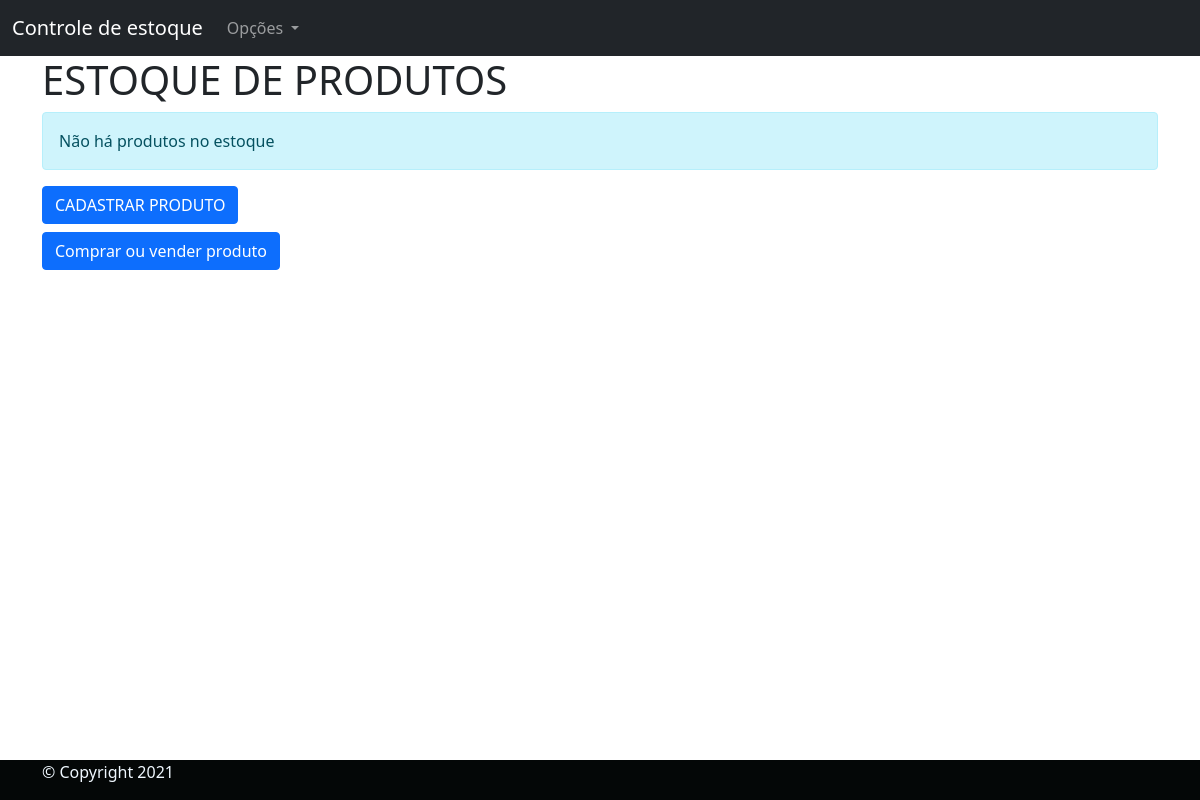
The app's page /Listar-produto/, older data.
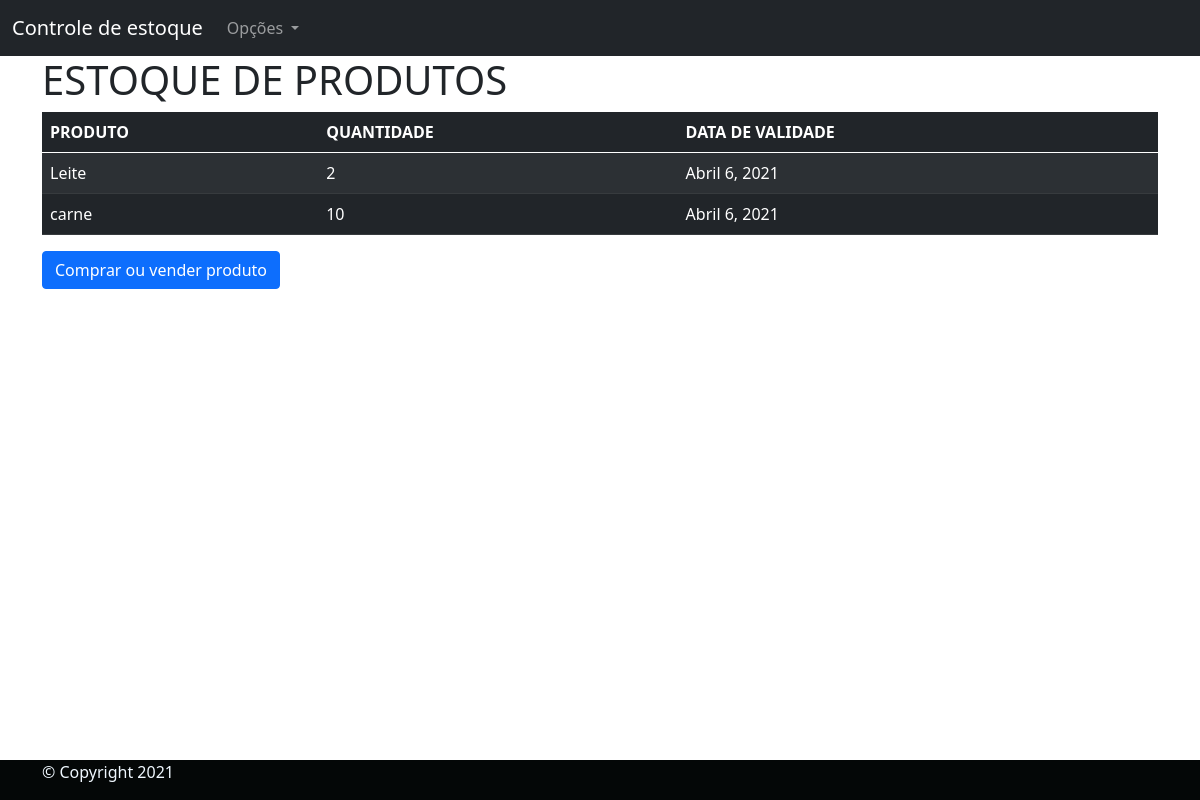
The same page, newer data.
### estoque/models.py (models this page shows, shortened)
class ProdutoEstoque(models.Model):
    produto = models.ForeignKey(Produto, on_delete=models.CASCADE)
    quantidade = models.IntegerField(verbose_name="Quantidade de produto:")
    data_de_validade = models.DateField(verbose_name="Data de validade:")
    class Meta:
        verbose_name = "Estoque"
        verbose_name_plural = "Estoques"
        db_table = "Estoque"

class Produto(models.Model):
    categoria = models.CharField(
        verbose_name="Categoria:", max_length=30, choices=TIPO_ALIMENTO)
    nome = models.CharField(verbose_name="Nome do produto:", max_length=194)
    descricao = models.TextField(
        verbose_name="Descrição do produto:", max_length=194, blank=False, null=False)
    class Meta:
        verbose_name = "Produto"
        verbose_name_plural = "Produtos"
        db_table = "produto"
    def __str__(self):
        return self.nome

### estoque/views.py (the view)
# urls.py: path('Listar-produto/', listar_produto, name="listar_produto",),
def listar_produto(request):
    allproduto = ProdutoEstoque.objects.all()
    context = {
        "listProdutoEstoque": allproduto,
    }
    return render(request, "listar_produto.html", context)

### templates/listar_produto.html
{% extends 'base.html' %}
{% block conteudo %}
<main class="container">
    <h1>ESTOQUE DE PRODUTOS</h1>
    {% if listProdutoEstoque %}
    <table class="table table-dark table-striped">
        <thead>
          <tr>
            <th scope="col">PRODUTO</th>
            <th scope="col">QUANTIDADE</th>
            <th scope="col">DATA DE VALIDADE</th>
        </thead>
        <tbody>
         {% for aux in listProdutoEstoque %}
        <tr>
            <td>{{aux.produto}}</td>
            <td>{{aux.quantidade}}</td>
            <td>{{aux.data_de_validade}}</td>
        </tr>
          {% endfor %}
        </tbody>
      </table>
     {% else %}
     <div class="alert alert-info" role="alert">
        Não há produtos no estoque
      </div>
      <div class="d-grid gap-2">
        <a href="{% url 'cadastrar_produto' %}">
            <button class="btn btn-primary" type="button">CADASTRAR PRODUTO</button>
        </a>
        {% endif%}
        <div>
          <a href="{%url 'realizar_transacao' %}" class="btn btn-primary">Comprar ou vender produto</a>
      </div>
</main>
{% endblock %}

### templates/base.html (shortened to what this page needs)
{% load bootstrap4 %}
{% load static %}
<!DOCTYPE html>
<html lang="en">
<head>
    <link type="text/css" rel="stylesheet" href="{% static 'estilo.css' %}">
    <link href="https://cdn.jsdelivr.net/npm/bootstrap@5.0.0-beta3/dist/css/bootstrap.min.css" rel="stylesheet">
</head>
<body>
      <nav class="navbar navbar-expand-lg navbar-dark bg-dark">
        <div class="container-fluid">
          <a class="navbar-brand" href="#">Controle de estoque</a>
          <div class="collapse navbar-collapse" id="navbarNavDarkDropdown">
            <ul class="navbar-nav">
              <li class="nav-item dropdown">
                <a class="nav-link dropdown-toggle" href="#" id="navbarDarkDropdownMenuLink" role="button" data-bs-toggle="dropdown" aria-expanded="false">
                  Opções
                </a>
              </li>
            </ul>
          </div>
        </div>
      </nav>
      <main>
          {% block conteudo %}
          {% endblock conteudo %}
      </main>
      <footer>
        <div class="container">
          <div class="row">
            <div class="col-md-2">
              <p>© Copyright 2021</p>
            </div>
          </div>
        </footer>
</body>
</html>

### static/estilo.css (style rules this page uses)
body { display: flex; min-height: 100vh; flex-direction: column; background-color: black; }
main { flex: 1 0 auto; }
footer { background-color: rgb(4, 7, 7); align-items: center; align-content: center; justify-items: center; position: relative; color:aliceblue; position: relative; display: flex; flex-direction: column: }

Row changes from the older to the newer data that the page shows:
added ProdutoEstoque: produto "Leite", quantidade "2", data_de_validade "Abril 6, 2021"
added ProdutoEstoque: produto "carne", quantidade "10", data_de_validade "Abril 6, 2021"
Text that changed along with them:
text no longer shown: "Não há produtos no estoque CADASTRAR PRODUTO"
text now shown: "PRODUTO QUANTIDADE DATA DE VALIDADE"
